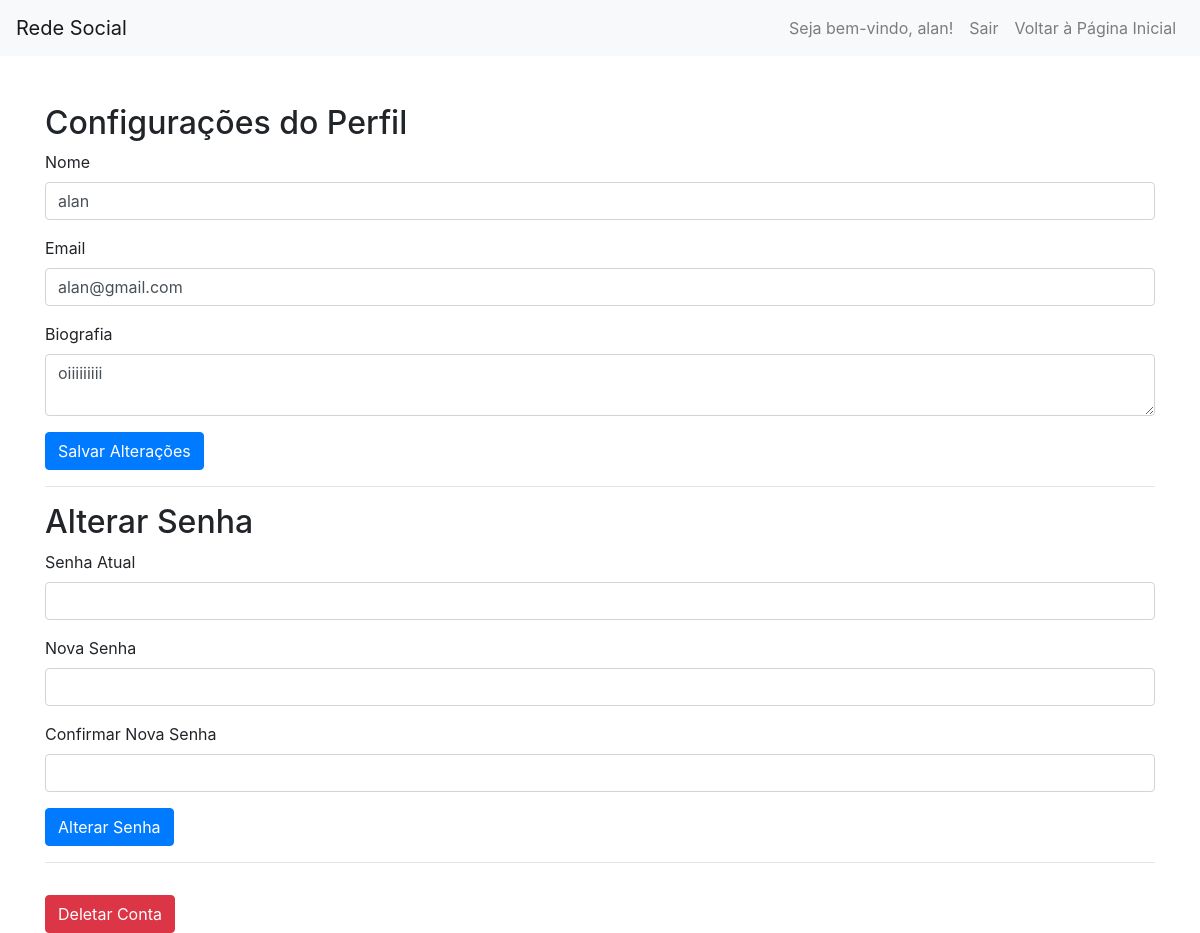
/front/configuracoes.php (signed in), run on an earlier commit of the app's database.
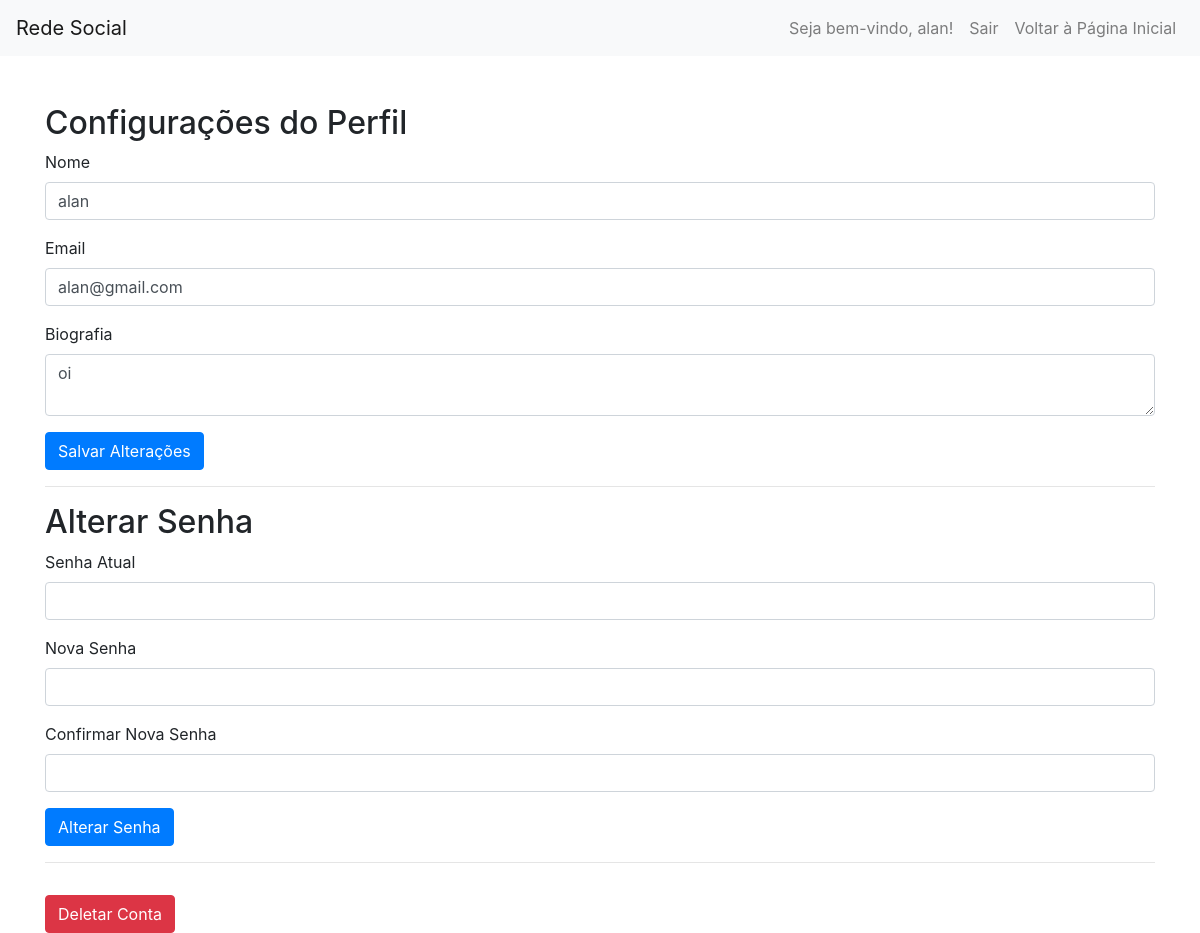
And on a later commit of the database.
### tables this page shows
CREATE TABLE usuarios (
    id INTEGER PRIMARY KEY AUTOINCREMENT,
    nome TEXT NOT NULL,
    email TEXT NOT NULL UNIQUE,
    senha TEXT NOT NULL,
    biografia TEXT,
    seguidores INTEGER DEFAULT 0
);

### back/perfilService.php (called while the page is built, shortened)
<?php
function obterPerfil($db, $usuario_id)
{
    $stmt = $db->prepare('SELECT * FROM usuarios WHERE id = :usuario_id');
    $stmt->bindValue(':usuario_id', $usuario_id, SQLITE3_INTEGER);
    $result = $stmt->execute();
    return $result->fetchArray(SQLITE3_ASSOC);
}

### front/configuracoes.php (the view, shortened to what this page needs)
<?php
require '../back/config.php';
$usuario_id = $_SESSION['id'];
require '../back/perfilService.php';
$perfil = obterPerfil($db, $usuario_id);
?>
<!DOCTYPE html>
<html lang="en">
<head>
    <link href="https://stackpath.bootstrapcdn.com/bootstrap/4.5.2/css/bootstrap.min.css" rel="stylesheet">
</head>
<body>
    <nav class="navbar navbar-expand-lg navbar-light bg-light">
        <a class="navbar-brand" href="#">Rede Social</a>
        <div class="collapse navbar-collapse" id="navbarNav">
            <ul class="navbar-nav ml-auto">
                <li class="nav-item">
                    <?php if (isset($_SESSION['nome'])) { ?>
                        <a class="nav-link" href="#">Seja bem-vindo, <?php echo htmlspecialchars($_SESSION['nome']); ?>!</a>
                    <?php } ?>
                </li>
                <li class="nav-item">
                    <a class="nav-link" href="../back/logout.php">Sair</a>
                </li>
                <li class="nav-item">
                    <a class="nav-link" href="index.php">Voltar à Página Inicial</a>
                </li>
            </ul>
        </div>
    </nav>
    <div class="container mt-5">
        <h2>Configurações do Perfil</h2>
        <form method="POST">
            <div class="form-group">
                <label for="nome">Nome</label>
                <input type="text" class="form-control" id="nome" name="nome" value="<?php echo isset($perfil['nome']) ? htmlspecialchars($perfil['nome']) : ''; ?>">
            </div>
            <div class="form-group">
                <label for="email">Email</label>
                <input type="email" class="form-control" id="email" name="email" value="<?php echo isset($perfil['email']) ? htmlspecialchars($perfil['email']) : ''; ?>">
            </div>
            <div class="form-group">
                <label for="biografia">Biografia</label>
                <textarea class="form-control" id="biografia" name="biografia"><?php echo isset($perfil['biografia']) ? htmlspecialchars($perfil['biografia']) : ''; ?></textarea>
            </div>
            <button type="submit" class="btn btn-primary">Salvar Alterações</button>
        </form>
        <hr>
        <h2>Alterar Senha</h2>
        <form method="POST">
            <div class="form-group">
                <label for="senha_atual">Senha Atual</label>
                <input type="password" class="form-control" id="senha_atual" name="senha_atual" required>
            </div>
            <div class="form-group">
                <label for="nova_senha">Nova Senha</label>
                <input type="password" class="form-control" id="nova_senha" name="nova_senha" required>
            </div>
            <div class="form-group">
                <label for="confirmar_senha">Confirmar Nova Senha</label>
                <input type="password" class="form-control" id="confirmar_senha" name="confirmar_senha" required>
            </div>
            <button type="submit" class="btn btn-primary">Alterar Senha</button>
        </form>
        <hr>
        <form id="form-deletar-conta" method="POST">
            <button type="submit" class="btn btn-danger mt-3">Deletar Conta</button>
        </form>
    </div>
</body>
</html>

What changed in the data, as far as the page shows it:
changed usuarios "alan": biografia "oiiiiiiiii" → "oi"
